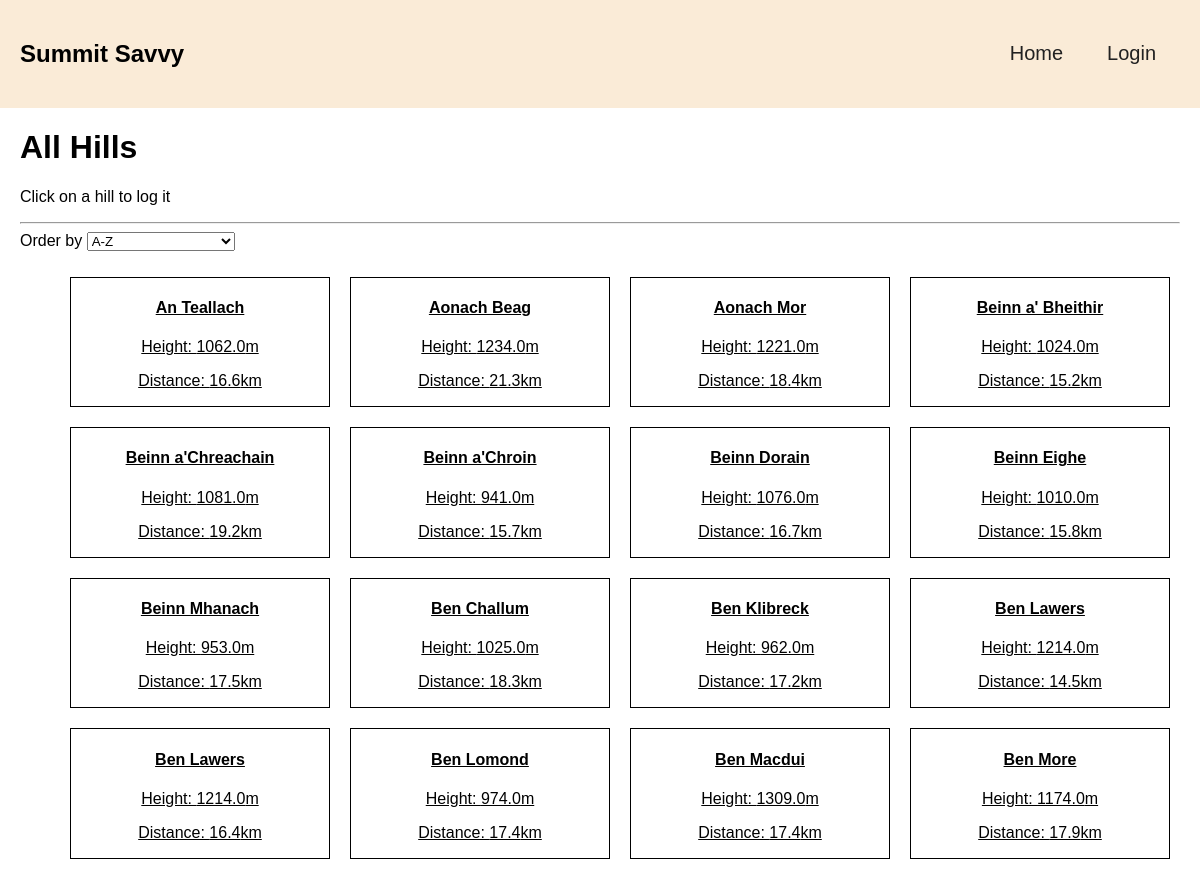
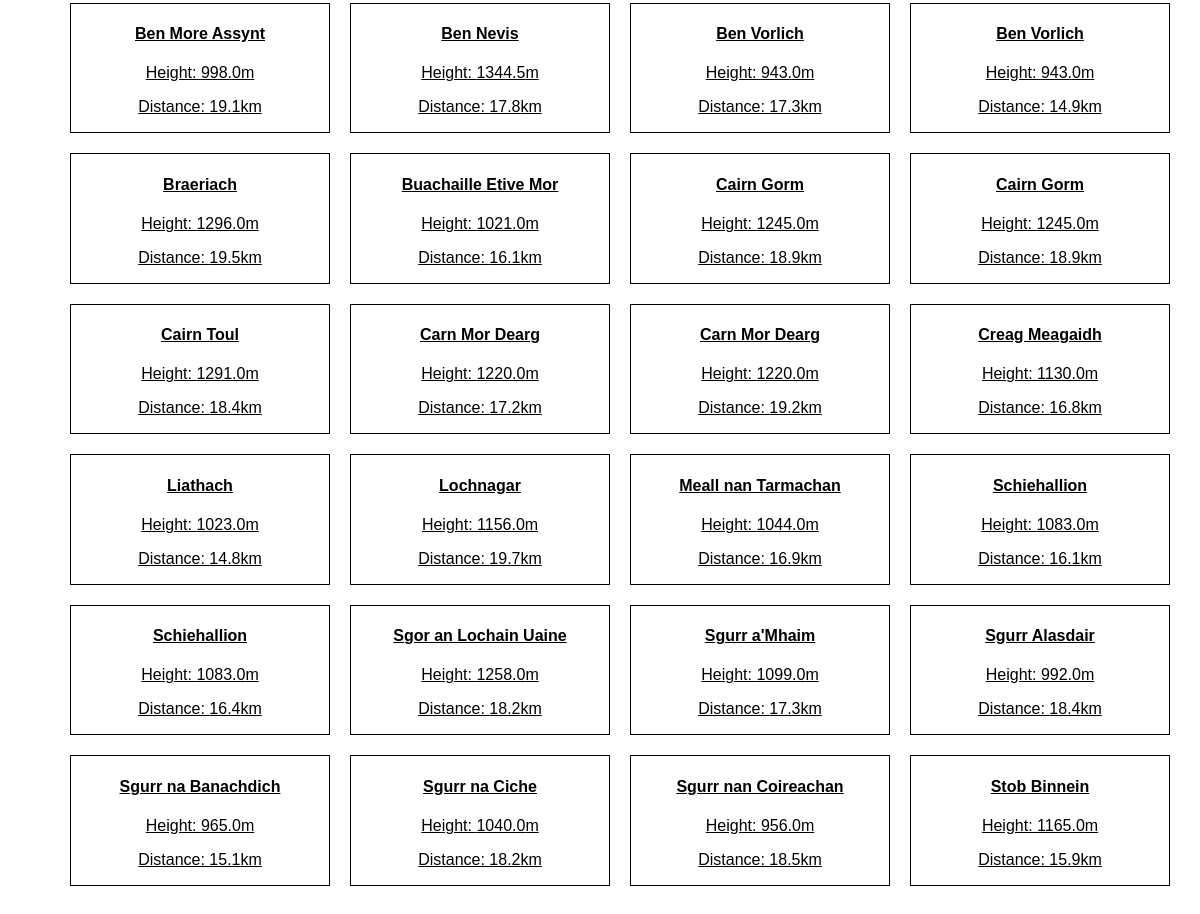
Screenshot of /all_hills with the database file from the repository (2 pictures, top to bottom).
### app/models.py (models this page shows)
class HillInfo(db.Model):
    __tablename__ = 'hill_info'
    id = db.Column(db.Integer, primary_key=True)
    title = db.Column(db.String(255), nullable=False)
    distance = db.Column(db.Float, nullable=False)
    height = db.Column(db.Float, nullable=False)
    latitude = db.Column(db.Float, nullable=False)
    longitude = db.Column(db.Float, nullable=False)

### app/routes.py (the view)
@login_required
@app.route('/all_hills')
def all_hills():
    hills = HillInfo.query.all()
    return render_template('all_hills.html', hills=hills)

### app/templates/all_hills.html (shortened to what this page needs)
{% extends "base.html" %}
{% block content %}
<link rel="stylesheet" href="{{ url_for('static', filename='all_hills.css') }}" />
<div class='all-hills-container'>
    <h1>All Hills</h1>
    <p>Click on a hill to log it</p>
    <hr>
    <label for="hills">Order by</label>
    <select name="hills" id="hills">
        <option value="title-asc">A-Z</option>
    </select>
    <div class="all-hills-list">
        <ul id="hill-list">
            {% for hill in hills %}
            <a href="{{ url_for('add_new_hill', hill_id=hill.id)}}">
                <li>
                    <h4>{{ hill.title }}</h4>
                    <p>Height: {{ hill.height }}m</p>
                    <p>Distance: {{ hill.distance }}km</p>
                </li>
            </a>
            {% endfor %}
        </ul>
    </div>
</div>
{% endblock %}

### app/templates/base.html (shortened to what this page needs)
<!DOCTYPE html>
<html lang="en">
<head>
    <link rel="stylesheet" href="{{ url_for('static', filename='style.css') }}" />
</head>
<body>
    <nav class="navbar">
        <h1>Summit Savvy</h1>
        <div class="nav-links">
            <a href="/">Home</a>
            {% if current_user.is_anonymous %}
            <a href="login">Login</a>
            {% else %}
            <a href="/hills">Hills</a>
            <a href="/account">Account</a>
            <a href="/logout">Logout</a>
            {% endif %}
        </div>
    </nav>
    <div class="main-container">
    {% block content %}{% endblock %}
    </div>
</body>
</html>

### app/static/style.css (style rules this page uses)
:root { --white: #f4f4f4; --black: #212121; --off-white: #faebd7; --green-1: rgb(35, 160, 93); --green-2: rgb(44, 203, 118); }
html { font-family: Arial, Helvetica, sans-serif; }
body { margin: 0px; }
.navbar { padding: 20px; display: flex; justify-content: space-between; align-items: center; background-color: var(--off-white); }
.nav-links { display: flex; }
.nav-links a { margin-left: 20px; margin-right: 2vw; font-size: 20px; color: var(--black); text-decoration: none; }
.main-container { margin: 20px; }
a { color: var(--green-1); }

### app/static/all_hills.css (style rules this page uses)
#hill-list { display: grid; grid-template-columns: 1fr 1fr 1fr 1fr; list-style: none; text-align: center; }
#hill-list li { border: solid black 1px; margin: 10px; transition: ease-in-out 100ms; }
#hill-list a { color: black; }

### rows the page displays
HillInfo: title "Ben Nevis", height "1344.5", distance "17.8"
HillInfo: title "Ben Macdui", height "1309.0", distance "17.4"
HillInfo: title "Braeriach", height "1296.0", distance "19.5"
HillInfo: title "Cairn Toul", height "1291.0", distance "18.4"
HillInfo: title "Sgor an Lochain Uaine", height "1258.0", distance "18.2"
HillInfo: title "Cairn Gorm", height "1245.0", distance "18.9"
HillInfo: title "Aonach Beag", height "1234.0", distance "21.3"
HillInfo: title "Aonach Mor", height "1221.0", distance "18.4"
HillInfo: title "Carn Mor Dearg", height "1220.0", distance "17.2"
HillInfo: title "Ben Lawers", height "1214.0", distance "14.5"
HillInfo: title "Beinn a' Bheithir", height "1024.0", distance "15.2"
HillInfo: title "Sgurr na Banachdich", height "965.0", distance "15.1"
HillInfo: title "Liathach", height "1023.0", distance "14.8"
HillInfo: title "Buachaille Etive Mor", height "1021.0", distance "16.1"
HillInfo: title "Beinn Dorain", height "1076.0", distance "16.7"
HillInfo: title "Ben More", height "1174.0", distance "17.9"
HillInfo: title "Ben Vorlich", height "943.0", distance "17.3"
HillInfo: title "Schiehallion", height "1083.0", distance "16.1"
HillInfo: title "Beinn a'Chreachain", height "1081.0", distance "19.2"
HillInfo: title "Beinn Mhanach", height "953.0", distance "17.5"
HillInfo: title "Ben Lomond", height "974.0", distance "17.4"
HillInfo: title "Ben Lawers", height "1214.0", distance "16.4"
HillInfo: title "Ben Vorlich", height "943.0", distance "14.9"
HillInfo: title "Cairn Gorm", height "1245.0", distance "18.9"
HillInfo: title "Schiehallion", height "1083.0", distance "16.4"
HillInfo: title "Sgurr na Ciche", height "1040.0", distance "18.2"
HillInfo: title "Sgurr nan Coireachan", height "956.0", distance "18.5"
HillInfo: title "Ben More Assynt", height "998.0", distance "19.1"
HillInfo: title "Sgurr Alasdair", height "992.0", distance "18.4"
HillInfo: title "An Teallach", height "1062.0", distance "16.6"
HillInfo: title "Beinn Eighe", height "1010.0", distance "15.8"
HillInfo: title "Sgurr a'Mhaim", height "1099.0", distance "17.3"
HillInfo: title "Meall nan Tarmachan", height "1044.0", distance "16.9"
HillInfo: title "Carn Mor Dearg", height "1220.0", distance "19.2"
HillInfo: title "Lochnagar", height "1156.0", distance "19.7"
HillInfo: title "Ben Klibreck", height "962.0", distance "17.2"
HillInfo: title "Beinn a'Chroin", height "941.0", distance "15.7"
HillInfo: title "Creag Meagaidh", height "1130.0", distance "16.8"
HillInfo: title "Ben Challum", height "1025.0", distance "18.3"
HillInfo: title "Stob Binnein", height "1165.0", distance "15.9"
